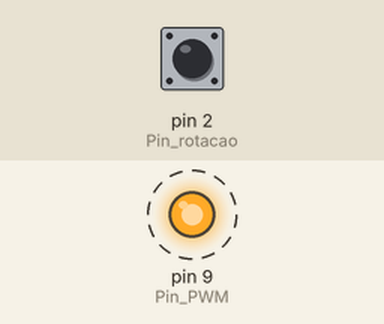
Recording of a sketch running on a simulated Arduino Uno, built with avr-gcc and run on an emulated ATmega328P. Shown: output pins drawn as LEDs (lit = HIGH). Dashed ring = blinking. Inputs (shaded band) come from the test bench; at power-on: pin 2 (Pin_rotacao) HIGH. What the sketch prints to the serial monitor is not drawn.

Above: at 0.4 s.
Timing chart, 0 to 4.2 s (numbered marks = the images above):
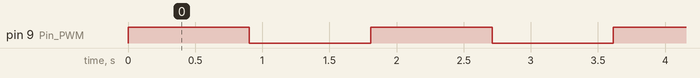

Measured:
- by itself, pin 9 (Pin_PWM): alternates HIGH for 0.90 s and LOW for 0.90 s

The sketch:

ler_potenciometro.ino
```cpp
//const int potenciometro = A0;
const int Pin_rotacao = 2;
const int Pin_PWM = 9;
int i = 1023;
int cont=0;
int rpm;
//int valor_potenciometro = 0;
volatile byte pulsos;
unsigned int pulsos_por_volta = 2;
unsigned long timeold;

void contador(){
  pulsos++;
}

void setup() {
  Serial.begin(9600);
  pinMode(Pin_PWM, OUTPUT);
  pinMode(Pin_rotacao, INPUT);
  attachInterrupt(0, contador, FALLING);
  pulsos = 0;
  rpm = 0;
  timeold = 0;
}

void loop() {

   if(cont == 9){
    if(i==0)
      i = 1023;

    else
      i = 0;

    cont = 0;
   }

  if (millis() - timeold >= 100)
  {
    detachInterrupt(0);
    rpm = (60 * 1000 / pulsos_por_volta ) / (millis() - timeold) * pulsos;
    timeold = millis();
    pulsos = 0;
    attachInterrupt(0, contador, FALLING);
  }

  //valor_potenciometro = analogRead(potenciometro);
  analogWrite(Pin_PWM, i);

  delay(100);
  print_serial();

  cont++;
}

void print_serial(){

  Serial.print(i);
  Serial.print(",");
  Serial.print(rpm);
  Serial.print(",");
  Serial.println(cont);
}
```
